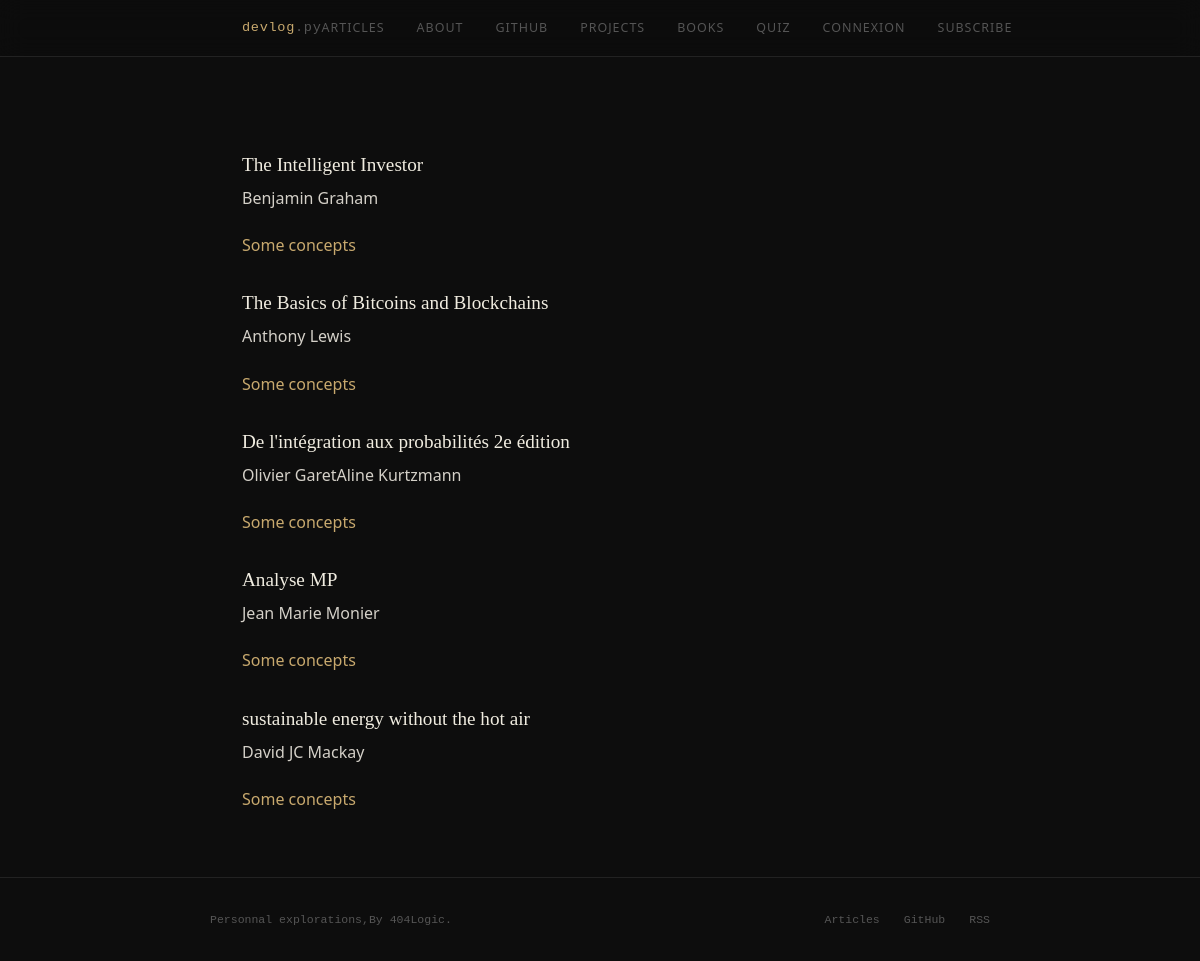
The app's page /my_profile/books with its own data.
### my_profile/models.py (models this page shows, shortened)
class Book(models.Model):
    title_book = models.CharField(null=False, max_length=200)
    date_added = models.DateTimeField(auto_now_add=True)
    filename_path = models.CharField(max_length=100,unique=True)
    profile = models.ForeignKey(Profile,on_delete=models.CASCADE,related_name='books')
    authors = models.ManyToManyField(Author, related_name='books')

class Author(models.Model):
    author_name = models.CharField(null=False, max_length=100)
    bio_link = models.URLField(max_length=100, unique=True)

### my_profile/views.py (the view)
# urls.py: path('books',views.allbooks,name='allbooks'),
def allbooks(request):
    books = Book.objects.all()
    return render(request, 'my_profile/books.html', {'books': books})

### my_profile/templates/my_profile/books.html
{% extends "base.html" %}
{% block content %}
    {% for book in books %}
    <div class="book">
        <h3>{{ book.title_book }}</h3>
        <p>{% for author in book.authors.all %}{{ author.author_name }}{% endfor %}</p>
        <a href="{{ book.filename_path }}" target="_blank">Some concepts</a>
    </div>
    {% endfor %}
{% endblock %}

### post/static/css/style.css (style rules this page uses)
*, *::before, *::after { box-sizing: border-box; margin: 0; padding: 0; }
:root { --bg: #0d0d0d; --surface: #141414; --border: #222; --muted: #555; --text: #d4d0c8; --heading: #f0ece0; --accent: #c8a96e; --accent-dim:#7a6540; --code-bg: #1a1a1a; --font-serif: 'Instrument Serif', Georgia, serif; --font-mono: 'DM Mono', 'Courier New', monospace; --font-sans: 'Geist', system-ui, sans-serif; }
html { font-size: 16px; scroll-behavior: smooth; }
body { background: var(--bg); color: var(--text); font-family: var(--font-sans); font-weight: 300; line-height: 1.7; min-height: 100vh; display: flex; flex-direction: column; }
h1, h2, h3, h4 { font-family: var(--font-serif); color: var(--heading); font-weight: 400; line-height: 1.25; }
h3 { font-size: 1.2rem; margin: 2rem 0 0.5rem; }
p { margin-bottom: 1.25rem; }
a { color: var(--accent); text-decoration: none; }

### records on screen
Book: title_book "The Intelligent Investor"
Author: author_name "Benjamin Graham"
Book: title_book "The Basics of Bitcoins and Blockchains"
Author: author_name "Anthony Lewis"
Book: title_book "De l'intégration aux probabilités 2e édition"
Author: author_name "Olivier Garet"
Author: author_name "Aline Kurtzmann"
Book: title_book "Analyse MP"
Author: author_name "Jean Marie Monier"
Book: title_book "sustainable energy without the hot air"
Author: author_name "David JC Mackay"
